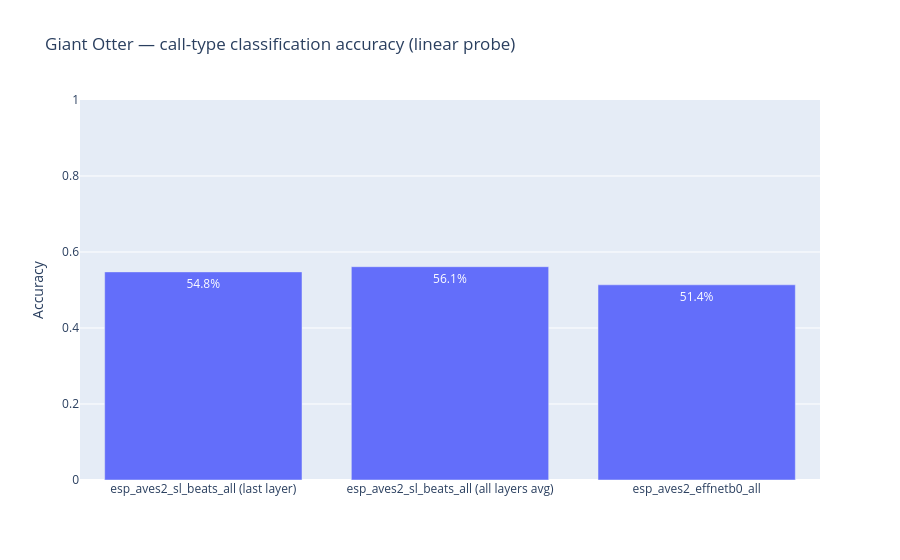

Notebook code for this chart:
### Code cell
fig_cmp = plot_model_comparison(
    {k: v["accuracy"] for k, v in probe_results.items()},
    title="Giant Otter — call-type classification accuracy (linear probe)",
)
fig_cmp.show()
display(
    plot_model_comparison_static(
        {k: v["accuracy"] for k, v in probe_results.items()},
        title="Giant Otter — linear probe (static)",
    )
)

beats_attn_cmp = {}
for k, v in probe_results.items():
    if BEATS_MODEL in k:
        beats_attn_cmp[f"{k} (linear)"] = v["accuracy"]
for k, v in attention_results.items():
    beats_attn_cmp[f"{k} (attention)"] = v["accuracy"]
fig_cmp_beats = plot_model_comparison(
    beats_attn_cmp,
    title="Giant Otter — sl-BEATs: linear vs attention probe",
)
fig_cmp_beats.show()
display(
    plot_model_comparison_static(
        beats_attn_cmp,
        title="Giant Otter — sl-BEATs: linear vs attention (static)",
    )
)

### Figure 1 — Plotly figure (JSON) as saved in the notebook; plotly's stock layout.template omitted (floating-point values rounded to 4 significant figures)
{"data": [{"text": ["54.8%", "56.1%", "51.4%"], "textposition": "auto", "type": "bar", "x": ["esp_aves2_sl_beats_all (last layer)", "esp_aves2_sl_beats_all (all layers avg)", "esp_aves2_effnetb0_all"], "y": [0.5477, 0.5613, 0.5137]}], "layout": {"title": {"text": "Giant Otter — call-type classification accuracy (linear probe)"}, "yaxis": {"range": [0, 1], "title": {"text": "Accuracy"}}}}
